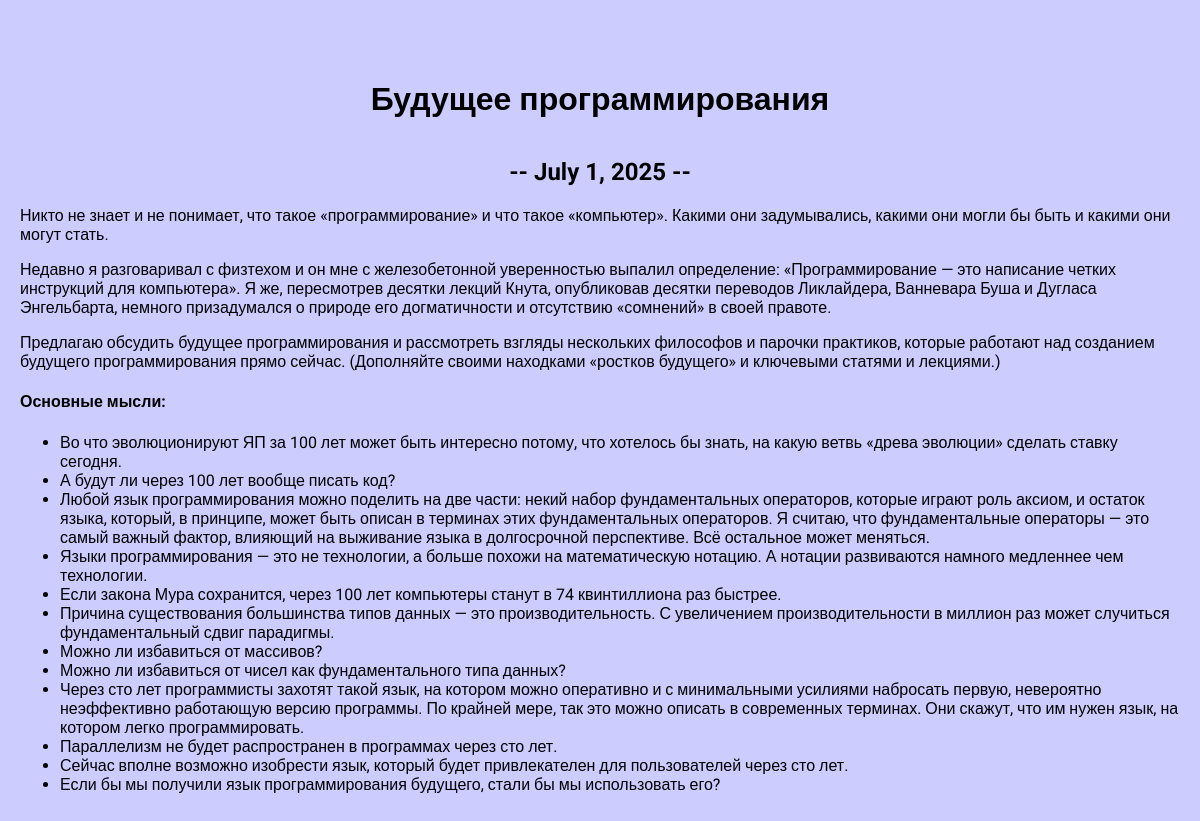
The app's page /blog/2/ with its own data.
### blog/models.py (models this page shows, shortened)
class Blog(models.Model):
    title = models.CharField(max_length=200)
    description = models.TextField()
    date = models.DateField()

### blog/views.py (the view)
# urls.py: path('<int:blog_id>/', views.detail, name="detail"),
def detail(request, blog_id):
    blog = get_object_or_404(Blog, pk=blog_id)
    return render(request, 'blog/details.html', {'blog': blog})

### blog/templates/blog/details.html
{% extends 'skills/base.html' %}
{% block content %}
<div class="detail">
    <h1>{{ blog.title }}</h1>
    <h2>-- {{ blog.date }} --</h2>
    {{ blog.description|safe }}
</div>
{% endblock %}

### skills/static/css/style.css (style rules this page uses)
body { font-family: "Roboto", sans-serif; background: #CCCCFF; padding: 0; margin: 0; }
h1 { text-align: center; margin: 60px 0 40px; }
h2 { text-align: center; margin: 20px 0; }

### records on screen
Blog: title "Будущее программирования", date "July 1, 2025", description "Никто не знает и не понимает, что такое «программирование» и что такое «компьютер». Какими они задумывались, какими они могли бы быть и какими они могут стать. Недавно я разговаривал с физтехом и он мне с железобетонной уверенностью выпалил определение: «Программирование — это написание четких инструкций для компьютера». Я же, пересмотрев десятки лекций Кнута, опубликовав десятки переводов Ликлайдера, Ванневара Буша и Дугласа Энгельбарта, немного призадумался о природе его догматичности и отсутствию «сомнений» в своей правоте. Предлагаю обсудить будущее программирования и рассмотреть взгляды нескольких философов и парочки практиков, которые работают над созданием будущего программирования…"
